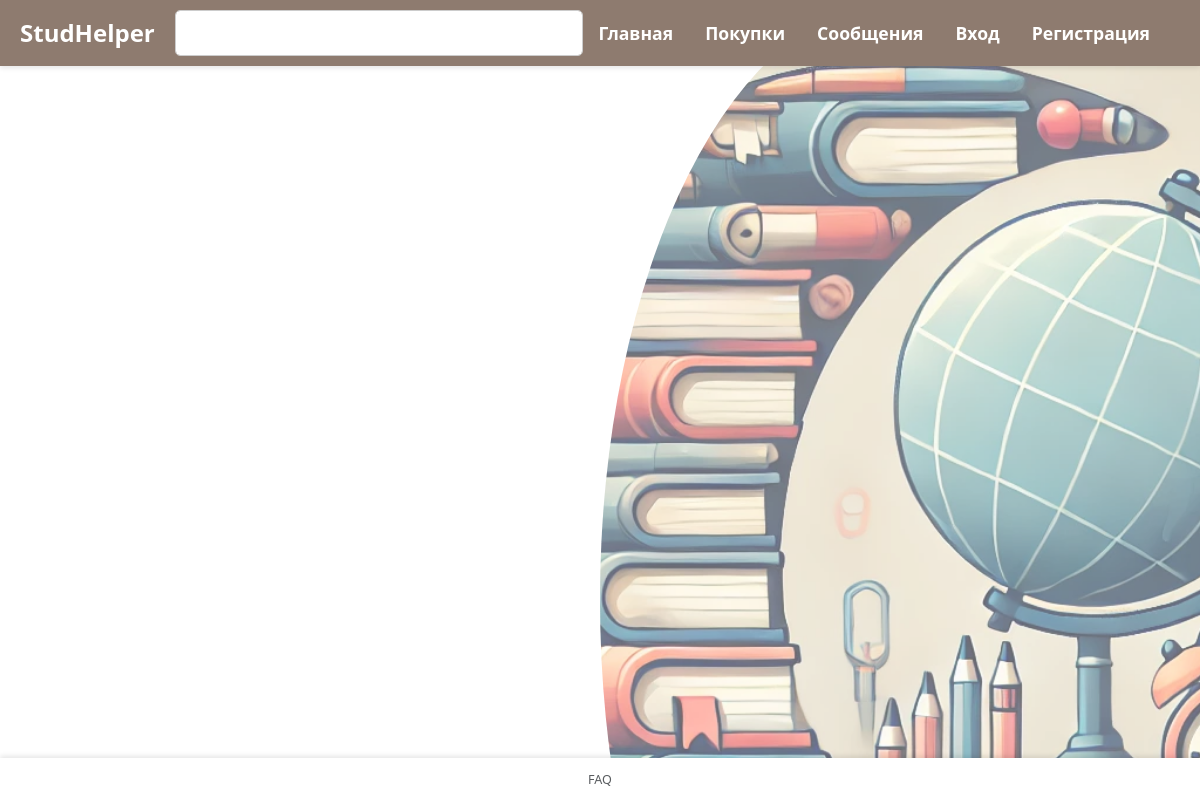
The app's page /, older data.
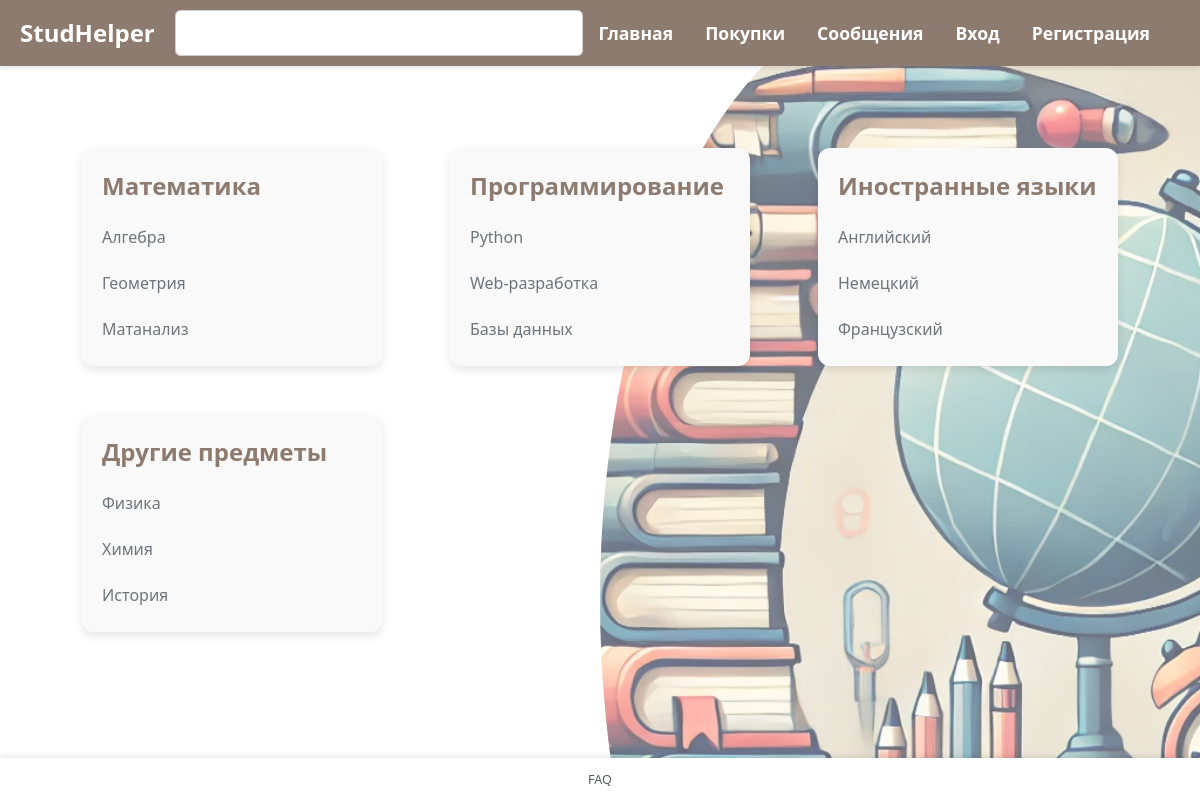
The same page, newer data.
### app.py (models this page shows)
class Category(db.Model):
    id = db.Column(db.Integer, primary_key=True)
    name = db.Column(db.String(100), unique=True, nullable=False)
    subcategories = db.relationship('Subcategory', backref='category', lazy=True)

class Subcategory(db.Model):
    id = db.Column(db.Integer, primary_key=True)
    name = db.Column(db.String(100), unique=True, nullable=False)
    category_id = db.Column(db.Integer, db.ForeignKey('category.id'), nullable=False)

### app.py (the view)
@app.route('/')
def home():
    categories = Category.query.all()
    category_data = [
        {
            'name': category.name,
            'subcategories': [
                {'name': subcategory.name, 'count': Offer.query.filter_by(subcategory_id=subcategory.id).count()}
                for subcategory in category.subcategories
            ]
        }
        for category in categories
    ]
    return render_template('index.html', categories=category_data)

### templates/index.html (shortened to what this page needs)
{% extends 'base.html' %}
{% block content %}
<div class="background-image-right"></div>
<div class="content-wrapper">
    <div class="container mt-5">
        <div class="topics-layout">
            {% for category in categories %}
            <div class="topic-section mb-4">
                <a href="{{ url_for('show_subtopic', subtopic=category.subcategories[0].name) }}" class="main-topic">{{ category.name }}</a>
                <div class="subtopics-line mt-2">
                    {% for subcategory in category.subcategories %}
                    <a href="{{ url_for('show_subtopic', subtopic=subcategory.name) }}" class="subtopic">{{ subcategory.name }}</a>
                    {% endfor %}
                </div>
            </div>
            {% endfor %}
        </div>
    </div>
</div>
{% endblock %}

### templates/base.html (shortened to what this page needs)
<!DOCTYPE html>
<html lang="ru">
<head>
    <link href="https://cdn.jsdelivr.net/npm/bootstrap@5.3.0/dist/css/bootstrap.min.css" rel="stylesheet">
    <link rel="stylesheet" href="{{ url_for('static', filename='style.css') }}">
</head>
<body>
    <div class="header">
        <a href="{{ url_for('home') }}" class="site-title">StudHelper</a>
        <div class="search-bar">
            <form action="{{ url_for('search_offers') }}" method="GET" style="width: 100%;">
                <input type="text" name="query" placoeholder="Поиск предложений..." class="form-control" />
            </form>
        </div>
        <div class="header-buttons">
            <a href="{{ url_for('home') }}">Главная</a>
            <a href="{{ url_for('orders') }}">Покупки</a>
            <a href="{{ url_for('messages') }}" class="nav-link">Сообщения</a>
            {% if current_user.is_authenticated %}
                <a href="{{ url_for('profile') }}">Мой профиль</a>
                <a href="{{ url_for('logout') }}">Выход</a>
            {% else %}
                <a href="{{ url_for('login') }}">Вход</a>
                <a href="{{ url_for('register') }}">Регистрация</a>
            {% endif %}
        </div>
    </div>
    <div class="content">
        {% block content %}
        {% endblock %}
    </div>
    <footer class="footer mt-5">
        <a href="{{ url_for('faq') }}" class="text-muted small">FAQ</a>
    </footer>
</body>
</html>

### static/style.css (style rules this page uses)
body { display: flex; flex-direction: column; min-height: 100vh; margin: 0; }
.content { flex-grow: 1; width: 100%; box-sizing: border-box; padding-top: 80px; padding-bottom: 50px; }
.header { position: fixed; top: 0; left: 0; right: 0; background-color: #8e7b6f; color: white; padding: 1rem 2rem; display: flex; justify-content: space-between; align-items: center; font-size: 1.1rem; z-index: 1000; box-shadow: 0 2px 5px rgba(0, 0, 0, 0.1); }
.site-title { font-size: 1.8rem; font-weight: bold; color: white; text-decoration: none; }
.header-buttons { display: flex; align-items: center; gap: 1rem; padding-right: 30px; }
.header-buttons a { margin-left: 1rem; color: white; font-weight: bold; transition: opacity 0.2s, text-decoration 0.2s; text-decoration: none; }
footer { position: fixed; bottom: 0; left: 0; right: 0; background-color: #f8f9fa; padding: 10px 0; text-align: center; font-size: 0.9rem; z-index: 1000; box-shadow: 0 -2px 5px rgba(0, 0, 0, 0.1); }
footer a { text-decoration: none; color: #6c757d; }
.content { max-width: 1100px; margin: 2rem auto; padding: 0 1rem; width: 100%; box-sizing: border-box; }
.topics-layout { display: flex; flex-wrap: wrap; justify-content: space-between; gap: 1.5rem; }
.topic-section { background-color: #f9f9f9; border-radius: 12px; box-shadow: 0 4px 10px rgba(0, 0, 0, 0.1); padding: 20px; width: 100%; max-width: 300px; transition: transform 0.3s ease, box-shadow 0.3s ease; }
.main-topic { font-size: 1.5rem; font-weight: bold; color: #8e7b6f; text-decoration: none; display: block; margin-bottom: 1rem; transition: color 0.3s ease; }
.subtopics-line { display: flex; flex-direction: column; gap: 0.75rem; }
.subtopic { font-size: 1rem; color: #6c757d; text-decoration: none; padding: 5px 0; transition: color 0.2s ease, padding-left 0.2s ease; }
a { color: inherit; text-decoration: none; }

### templates/base.html (style rules this page uses)
body { margin: 0; padding: 0; min-height: 100vh; }
.header { display: flex; justify-content: space-between; align-items: center; position: fixed; top: 0; left: 0; right: 0; background-color: #8e7b6f; padding: 10px 20px; z-index: 1000; box-shadow: 0 2px 5px rgba(0, 0, 0, 0.1); }
.header .site-title { font-size: 24px; color: #fff; text-decoration: none; }
.header .header-buttons a { color: white; font-weight: bold; text-decoration: none; margin-left: 1rem; transition: opacity 0.2s, text-decoration 0.2s; }
.header .header-buttons { display: flex; justify-content: space-between; align-items: center; }
.search-bar { flex-grow: 1; display: flex; justify-content: center; margin-left: 20px; }
.search-bar input { padding: 10px; width: 100%; max-width: 600px; border-radius: 5px; border: 1px solid #ccc; }
.content { margin-top: 80px; padding: 20px; }
.footer { position: fixed; bottom: 0; left: 0; right: 0; background-color: #fff; padding: 10px 0; text-align: center; z-index: 1000; box-shadow: 0 -2px 5px rgba(0, 0, 0, 0.1); }

Row changes from the older to the newer data that the page shows:
added Category: name "Математика"
added Subcategory: name "Алгебра", shown under "Математика"
added Subcategory: name "Геометрия", shown under "Математика"
added Subcategory: name "Матанализ", shown under "Математика"
added Category: name "Программирование"
added Subcategory: name "Python", shown under "Программирование"
added Subcategory: name "Web-разработка", shown under "Программирование"
added Subcategory: name "Базы данных", shown under "Программирование"
added Category: name "Иностранные языки"
added Subcategory: name "Английский", shown under "Иностранные языки"
added Subcategory: name "Немецкий", shown under "Иностранные языки"
added Subcategory: name "Французский", shown under "Иностранные языки"
added Category: name "Другие предметы"
added Subcategory: name "Физика", shown under "Другие предметы"
added Subcategory: name "Химия", shown under "Другие предметы"
added Subcategory: name "История", shown under "Другие предметы"
